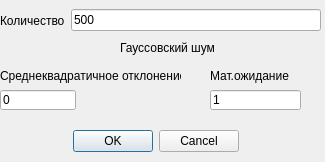
<?xml version="1.0" encoding="UTF-8"?>
<ui version="4.0">
 <class>Form</class>
 <widget class="QWidget" name="Form">
  <property name="geometry">
   <rect>
    <x>0</x>
    <y>0</y>
    <width>325</width>
    <height>162</height>
   </rect>
  </property>
  <property name="windowTitle">
   <string>Form</string>
  </property>
  <widget class="QDialogButtonBox" name="buttonBox">
   <property name="geometry">
    <rect>
     <x>-90</x>
     <y>130</y>
     <width>329</width>
     <height>23</height>
    </rect>
   </property>
   <property name="standardButtons">
    <set>QDialogButtonBox::Cancel|QDialogButtonBox::Ok</set>
   </property>
  </widget>
  <widget class="QLabel" name="label_5">
   <property name="geometry">
    <rect>
     <x>120</x>
     <y>40</y>
     <width>111</width>
     <height>16</height>
    </rect>
   </property>
   <property name="text">
    <string>Гауссовский шум</string>
   </property>
  </widget>
  <widget class="QWidget" name="horizontalLayoutWidget">
   <property name="geometry">
    <rect>
     <x>0</x>
     <y>0</y>
     <width>321</width>
     <height>41</height>
    </rect>
   </property>
   <layout class="QHBoxLayout" name="horizontalLayout">
    <item>
     <widget class="QLabel" name="label">
      <property name="text">
       <string>Количество</string>
      </property>
     </widget>
    </item>
    <item>
     <widget class="QLineEdit" name="lineEdit">
      <property name="text">
       <string>500</string>
      </property>
     </widget>
    </item>
   </layout>
  </widget>
  <widget class="QLineEdit" name="lineEdit_4">
   <property name="geometry">
    <rect>
     <x>0</x>
     <y>90</y>
     <width>76</width>
     <height>20</height>
    </rect>
   </property>
   <property name="text">
    <string>0</string>
   </property>
  </widget>
  <widget class="QLabel" name="label_6">
   <property name="geometry">
    <rect>
     <x>0</x>
     <y>50</y>
     <width>181</width>
     <height>52</height>
    </rect>
   </property>
   <property name="text">
    <string>Среднеквадратичное отклонение</string>
   </property>
  </widget>
  <widget class="QLabel" name="label_7">
   <property name="geometry">
    <rect>
     <x>210</x>
     <y>50</y>
     <width>158</width>
     <height>52</height>
    </rect>
   </property>
   <property name="text">
    <string>Мат.ожидание</string>
   </property>
  </widget>
  <widget class="QLineEdit" name="lineEdit_5">
   <property name="geometry">
    <rect>
     <x>210</x>
     <y>90</y>
     <width>91</width>
     <height>20</height>
    </rect>
   </property>
   <property name="text">
    <string>1</string>
   </property>
  </widget>
 </widget>
 <resources/>
 <connections/>
</ui>
